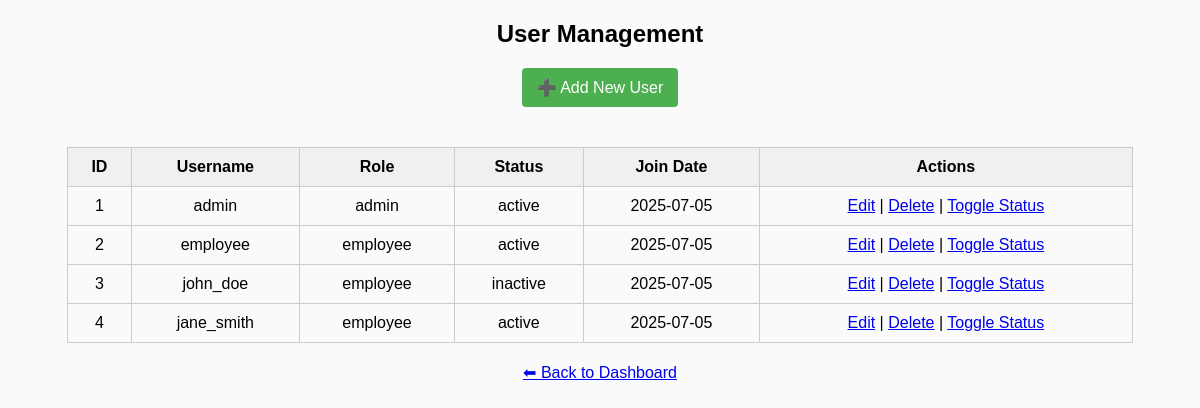
The app's page /admin/manage_users.php (signed in) with its own data.
### tables this page shows
CREATE TABLE IF NOT EXISTS user (
  iduser INT NOT NULL AUTO_INCREMENT,
  username VARCHAR(45) NOT NULL,
  password VARCHAR(255) NOT NULL,
  role ENUM('admin', 'employee') NOT NULL,
  status ENUM('active', 'inactive') DEFAULT 'active',
  join_date DATETIME DEFAULT CURRENT_TIMESTAMP,
  PRIMARY KEY (iduser)
);

### admin/manage_users.php (the view, shortened to what this page needs)
<?php
require_once '../db_connect.php';
$result = $conn->query("SELECT * FROM user");
?>
<!DOCTYPE html>
<html>
<head>
</head>
<body>
<h2 style="text-align:center;">User Management</h2>
<div class="center">
    <a href="add_user.php" class="add-button">➕ Add New User</a>
</div>
<table>
    <tr>
        <th>ID</th>
        <th>Username</th>
        <th>Role</th>
        <th>Status</th>
        <th>Join Date</th>
        <th>Actions</th>
    </tr>
    <?php while ($row = $result->fetch_assoc()): ?>
    <tr>
        <td><?= $row['iduser'] ?></td>
        <td><?= htmlspecialchars($row['username']) ?></td>
        <td><?= $row['role'] ?></td>
        <td><?= $row['status'] ?? 'active' ?></td>
        <td><?= isset($row['join_date']) ? date("Y-m-d", strtotime($row['join_date'])) : 'N/A' ?></td>
        <td>
            <a href="edit_users.php?id=<?= $row['iduser'] ?>">Edit</a> |
            <a href="delete_users.php?id=<?= $row['iduser'] ?>" onclick="return confirm('Are you sure?')">Delete</a> |
            <a href="toggle_users.php?id=<?= $row['iduser'] ?>">Toggle Status</a>
        </td>
    </tr>
    <?php endwhile; ?>
</table>
<div class="center">
    <a href="../dashboard.php">⬅ Back to Dashboard</a>
</div>
</body>
</html>

### admin/manage_users.php (style rules this page uses)
body { font-family: Arial, sans-serif; background-color: #fafafa; }
table { width: 90%; margin: 20px auto; border-collapse: collapse; }
th, td { padding: 10px; border: 1px solid #ccc; text-align: center; }
th { background-color: #f0f0f0; }
.center { text-align: center; margin-top: 20px; }
.add-button { display: inline-block; padding: 10px 15px; background-color: #4CAF50; color: white; text-decoration: none; border-radius: 4px; margin-bottom: 20px; }

### records on screen
user: iduser "1", username "admin", role "admin", status "active", join_date "2025-07-05"
user: iduser "2", username "employee", role "employee", status "active", join_date "2025-07-05"
user: iduser "3", username "john_doe", role "employee", status "inactive", join_date "2025-07-05"
user: iduser "4", username "jane_smith", role "employee", status "active", join_date "2025-07-05"
